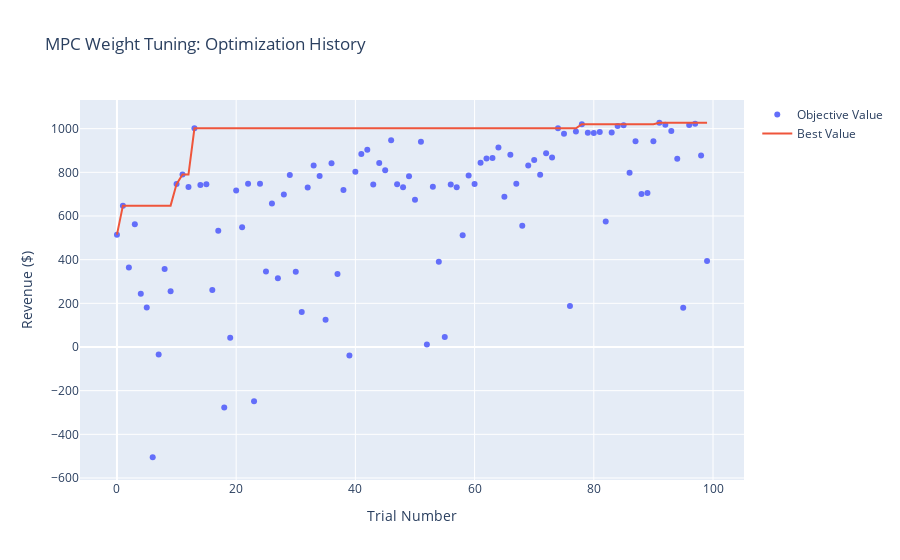

Notebook source saved alongside this figure:
### Code cell
# Optimization history
fig = plot_optimization_history(study)
fig.update_layout(
    title='MPC Weight Tuning: Optimization History',
    xaxis_title='Trial Number',
    yaxis_title='Revenue ($)'
)
fig.show()
